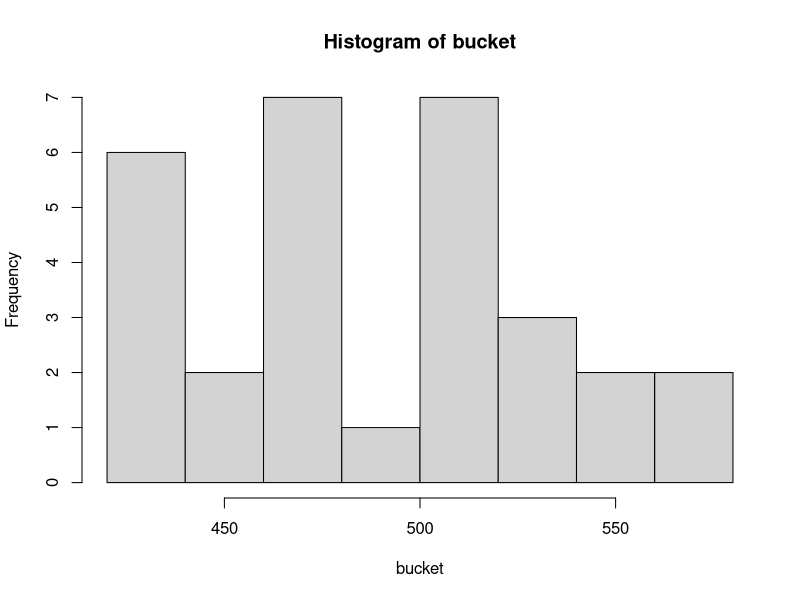

Reproduce this figure in R.
## ---- chunk 1
buildDY <- function(csize=35){
  bdlist=1:365
  out <- sample(bdlist,csize,replace=T)
}
## ---- chunk 2
try1=buildDY(csize = 35)
table(try1)
## ---- chunk 3
maxdup = function(inlist){
    out <- max(table(inlist))
}
## ---- chunk 4
bucket=numeric()
for (j in 1:30){
  


brownlow=0
trials = numeric()

for (i in 1:1137) {
  a<-buildDY(csize = 35)
  trials[i] = maxdup(a)
 
}

out <- ifelse(trials>=2,1,-2) 
bucket[j] <- sum(out)
}
hist(bucket)
